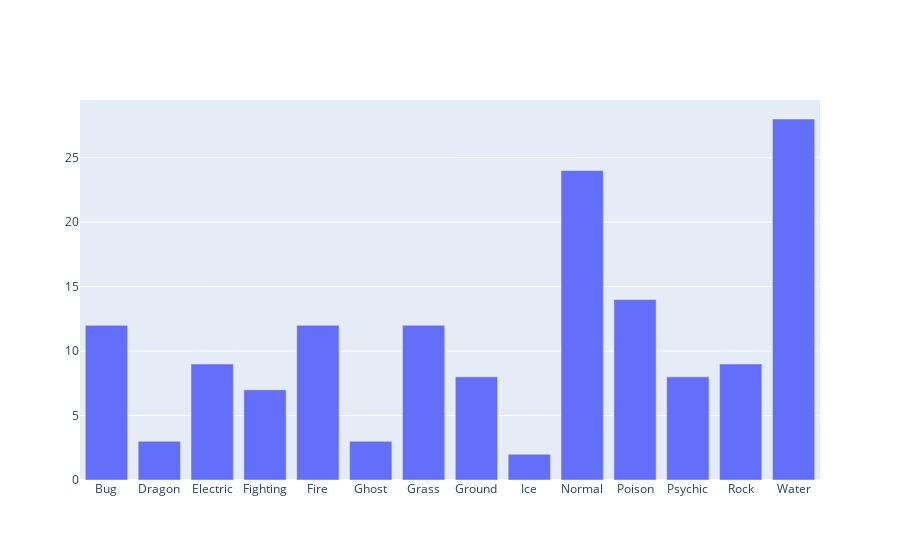

The notebook cell saved with this chart:
### Code cell
fig = go.Figure(data=[go.Bar(x=typegroup.index, y=typegroup.values)])
fig.show()

### Figure 1 — Plotly figure (JSON) as saved in the notebook; plotly's stock layout.template omitted (floating-point values rounded to 4 significant figures)
{"data": [{"type": "bar", "x": ["Bug", "Dragon", "Electric", "Fighting", "Fire", "Ghost", "Grass", "Ground", "Ice", "Normal", "Poison", "Psychic", "Rock", "Water"], "y": [12, 3, 9, 7, 12, 3, 12, 8, 2, 24, 14, 8, 9, 28]}], "layout": {}}
